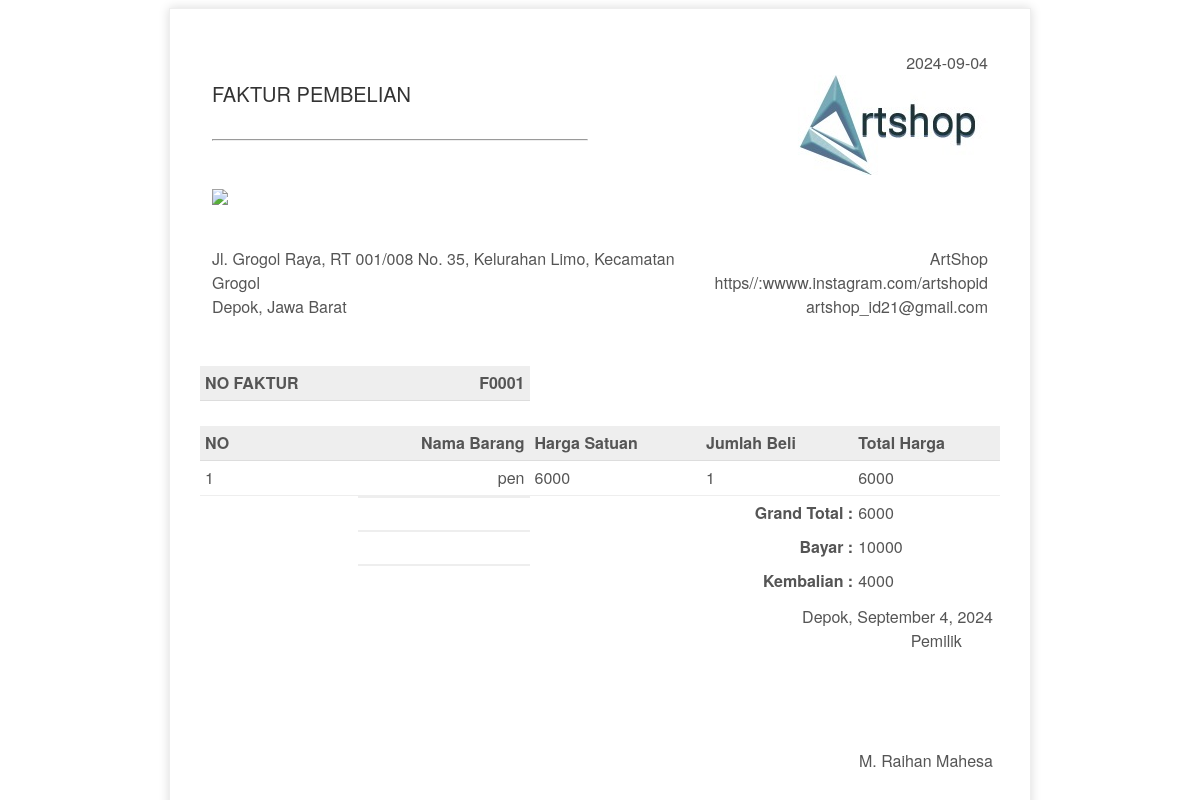
The app's page /htdocs/Myshop/invoice.php?fk=F0001 with its own data.
### tables this page shows
CREATE TABLE `tbl_beli` (
  `nofaktur` varchar(11) NOT NULL,
  `kd_barang` varchar(11) NOT NULL,
  `nama_barang` varchar(50) NOT NULL,
  `hsatuan` int(11) NOT NULL,
  `jumlah_beli` int(11) NOT NULL,
  `harga` int(11) NOT NULL,
  `bayar` int(11) NOT NULL,
  `kembalian` int(11) NOT NULL,
  `tanggal` date NOT NULL
);

### htdocs/Myshop/invoice.php (the view, shortened to what this page needs)
<?php
    include "config/koneksi.php";
?>
<!doctype html>
<html>
<head>
</head>
<body onload="window.print()">
    <div class="invoice-box">
        <table cellpadding="0" cellspacing="0">
            <tr class="top">
                <td colspan="5">
                    <table>
                        <tr>
                            <td class="title">
                                <p style="font-size: 20px;">FAKTUR PEMBELIAN
                                <?php
                                     $tempDir = "qrcodes/";
                                     $codeContents = "http://192.168.43.185$_SERVER[REQUEST_URI]";
                                     $fileName = '005_file_'.md5($codeContents).'.png';
                                     $pngAbsoluteFilePath = $tempDir.$fileName;
                                     $urlRelativeFilePath = $tempDir.$fileName;
                                     if (!file_exists($pngAbsoluteFilePath)) {
                                         echo '<hr />';
                                     } else {
                                         echo '';
                                         echo '<hr />';
                                     }
                                     echo '<img src="'.$urlRelativeFilePath.'" />';
                                ?>
                            </td>
                            <td>
                               <?php
                               $tanggal=date('Y-m-d');
                               echo $tanggal;
                               $tanggal12 = date("F j, Y");
                               ?><br><img src="img/icon.jpg" alt="" srcset="">
                            </td>
                        </tr>
                    </table>
                </td>
            </tr>
            <tr class="information">
                <td colspan="5">
                    <table>
                        <tr>
                            <td>
                                Jl. Grogol Raya, RT 001/008 No. 35, Kelurahan Limo, Kecamatan Grogol<br>
                                Depok, Jawa Barat
                            </td>
                            <td>
                                ArtShop<br>
                                https//:wwww.instagram.com/artshopid<br>
                                artshop_id21@gmail.com
                            </td>
                        </tr>
                    </table>
                </td>
            </tr>
            <tr class="heading">
                <td>
                    NO FAKTUR
                </td>
                <td>
                    <?php echo $_GET['fk'] ?>
                </td>
            </tr>
            <tr class="details">
                <td></td>
                <td></td>
            </tr>
            <tr class="heading">
                <td>NO</td>
                <td>Nama Barang</td>
                <td>Harga Satuan</td>
                <td>Jumlah Beli</td>
                <td>Total Harga</td>
            </tr>
            <?php
                $no=0;
                $a = mysqli_query($con,"SELECT * FROM tbl_beli WHERE nofaktur = '$_GET[fk]'");
                while($r=mysqli_fetch_array($a)){
                $no++
            ?>
            <tr class="item">
                <td><?php echo $no ?></td>
                <td><?php echo $r['nama_barang'] ?></td>
                <td><?php echo $r['hsatuan'] ?></td>
                <td><?php echo $r['jumlah_beli'] ?></td>
                <td><?php echo $r['harga'] ?></td>
            </tr>
            <?php } ?>
            <tr class="total">
                <td></td>
                <td></td>
                <td></td>
                <th align="right">Grand Total :</th>
                <?php
                $a = mysqli_query($con, "SELECT SUM(harga) as TOTAL FROM tbl_beli WHERE nofaktur='$_GET[fk]'");
                $total = mysqli_fetch_array($a);
                ?>
                <td><?php echo $total['TOTAL'] ?></td>
            </tr>
            <tr class="total">
                <td></td>
                <td></td>
                <td></td>
                <th align="right">Bayar :</th>
                <?php
                $b = mysqli_query($con, "SELECT bayar FROM tbl_beli WHERE nofaktur='$_GET[fk]'");
                $bayar = mysqli_fetch_array($b);
                ?>
                <td><?php echo $bayar['bayar'] ?></td>
            </tr>
            <tr class="total">
                <td></td>
                <td></td>
                <td></td>
                <th align="right">Kembalian :</th>
                <?php
                $c = mysqli_query($con, "SELECT kembalian FROM tbl_beli WHERE nofaktur='$_GET[fk]'");
                $kembalian = mysqli_fetch_array($c);
                ?>
                <td><?php echo $kembalian['kembalian'] ?></td>
            </tr>
        </table>
        <table><tr><td align="right">
        <footer class="fixed-bottom">
  <div class="align-left">
  <div class="d-flex justify-content-between col-md-8 col-md-offset-2 mb-3 mt-5">
                        <div class="align-right small">
                            Depok, </a><?php echo $tanggal12?>
                            <br>Pemilik &nbsp;&nbsp;&nbsp;&nbsp;&nbsp;&nbsp;
                            <br><br><br><br><br> M. Raihan Mahesa</a>
                        </div>
                </div>
</footer></td></tr>
</table>
    </div>
</body>
</html>

### htdocs/Myshop/invoice.php (style rules this page uses)
.invoice-box { max-width: 800px; margin: auto; padding: 30px; border: 1px solid #eee; box-shadow: 0 0 10px rgba(0, 0, 0, .15); font-size: 16px; line-height: 24px; font-family: 'Helvetica Neue', 'Helvetica', Helvetica, Arial, sans-serif; color: #555; }
.invoice-box table { width: 100%; line-height: inherit; text-align: left; }
.invoice-box table td { padding: 5px; vertical-align: top; }
.invoice-box table tr td:nth-child(2) { text-align: right; }
.invoice-box table tr.top table td { padding-bottom: 20px; }
.invoice-box table tr.top table td.title { font-size: 45px; line-height: 45px; color: #333; }
.invoice-box table tr.information table td { padding-bottom: 40px; }
.invoice-box table tr.heading td { background: #eee; border-bottom: 1px solid #ddd; font-weight: bold; }
.invoice-box table tr.details td { padding-bottom: 20px; }
.invoice-box table tr.item td { border-bottom: 1px solid #eee; }
.invoice-box table tr.total td:nth-child(2) { border-top: 2px solid #eee; font-weight: bold; }

### records on screen
tbl_beli: nama_barang "pen", hsatuan "6000", jumlah_beli "1", harga "6000", bayar "10000", kembalian "4000"

### other values on screen
$_GET['fk'] "F0001"
$total['TOTAL'] "6000"
